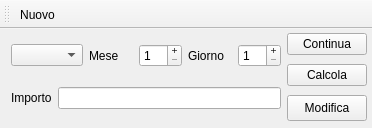
<?xml version="1.0" encoding="UTF-8"?>
<ui version="4.0">
 <class>MainWindow</class>
 <widget class="QMainWindow" name="MainWindow">
  <property name="geometry">
   <rect>
    <x>0</x>
    <y>0</y>
    <width>372</width>
    <height>128</height>
   </rect>
  </property>
  <property name="windowTitle">
   <string>MainWindow</string>
  </property>
  <widget class="QWidget" name="centralwidget">
   <widget class="QWidget" name="layoutWidget">
    <property name="geometry">
     <rect>
      <x>11</x>
      <y>1</y>
      <width>356</width>
      <height>94</height>
     </rect>
    </property>
    <layout class="QHBoxLayout" name="horizontalLayout_3">
     <item>
      <layout class="QVBoxLayout" name="verticalLayout_2">
       <item>
        <layout class="QHBoxLayout" name="horizontalLayout">
         <item>
          <widget class="QComboBox" name="lista_comboBox"/>
         </item>
         <item>
          <widget class="QLabel" name="mese_lbl">
           <property name="text">
            <string>Mese</string>
           </property>
          </widget>
         </item>
         <item>
          <widget class="QSpinBox" name="giorni_spinbox">
           <property name="buttonSymbols">
            <enum>QAbstractSpinBox::PlusMinus</enum>
           </property>
           <property name="keyboardTracking">
            <bool>true</bool>
           </property>
           <property name="minimum">
            <number>1</number>
           </property>
           <property name="maximum">
            <number>31</number>
           </property>
          </widget>
         </item>
         <item>
          <widget class="QLabel" name="giorno_lbl">
           <property name="text">
            <string>Giorno</string>
           </property>
          </widget>
         </item>
         <item>
          <widget class="QSpinBox" name="mesi_spinbox">
           <property name="buttonSymbols">
            <enum>QAbstractSpinBox::PlusMinus</enum>
           </property>
           <property name="minimum">
            <number>1</number>
           </property>
           <property name="maximum">
            <number>12</number>
           </property>
          </widget>
         </item>
        </layout>
       </item>
       <item>
        <layout class="QHBoxLayout" name="horizontalLayout_2">
         <item>
          <widget class="QLabel" name="importo_lbl">
           <property name="text">
            <string>Importo</string>
           </property>
          </widget>
         </item>
         <item>
          <widget class="QLineEdit" name="importo_text"/>
         </item>
        </layout>
       </item>
      </layout>
     </item>
     <item>
      <layout class="QVBoxLayout" name="verticalLayout">
       <item>
        <widget class="QPushButton" name="continua_button">
         <property name="text">
          <string>Continua</string>
         </property>
        </widget>
       </item>
       <item>
        <widget class="QPushButton" name="calcola_button">
         <property name="text">
          <string>Calcola</string>
         </property>
        </widget>
       </item>
       <item>
        <widget class="QPushButton" name="modifica_button">
         <property name="minimumSize">
          <size>
           <width>0</width>
           <height>26</height>
          </size>
         </property>
         <property name="maximumSize">
          <size>
           <width>16777215</width>
           <height>26</height>
          </size>
         </property>
         <property name="text">
          <string>Modifica</string>
         </property>
        </widget>
       </item>
      </layout>
     </item>
    </layout>
   </widget>
  </widget>
  <widget class="QToolBar" name="toolBar">
   <property name="windowTitle">
    <string>toolBar</string>
   </property>
   <attribute name="toolBarArea">
    <enum>TopToolBarArea</enum>
   </attribute>
   <attribute name="toolBarBreak">
    <bool>false</bool>
   </attribute>
   <addaction name="actionNuovo"/>
  </widget>
  <action name="actionNuovo">
   <property name="text">
    <string>Nuovo</string>
   </property>
  </action>
 </widget>
 <resources/>
 <connections/>
</ui>
